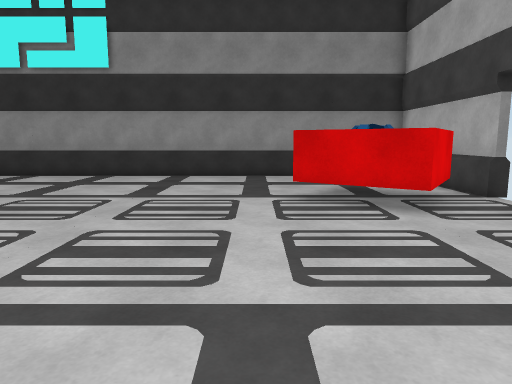
View 1 (above)

13 first-person views from a walk through a 3-D level made in the Unity game engine. The camera is 1.4 m above the floor, tilts 8° down and sees 70° across. The floor is counted in squares, 1 m on a side. Each view is taken from the middle of a square. On the plan, view 1 faces up. The plan holds only what a view shows up to about 16 squares ahead; the rest is blank. The place goes on beyond the plan. The player is left out.

View 2
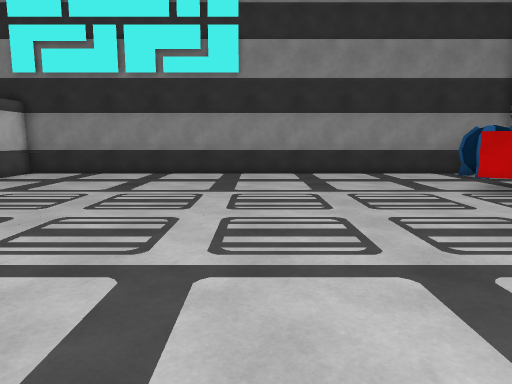

View 3
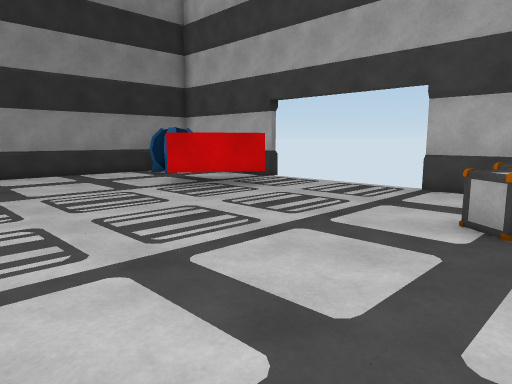

View 4
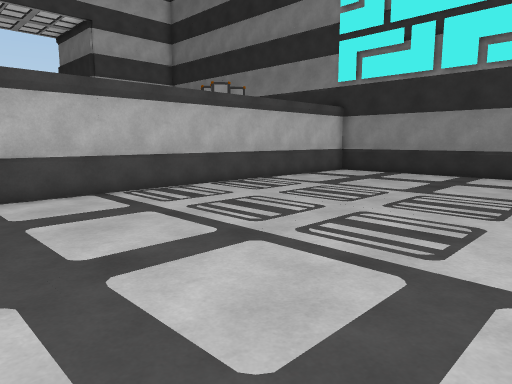

View 5
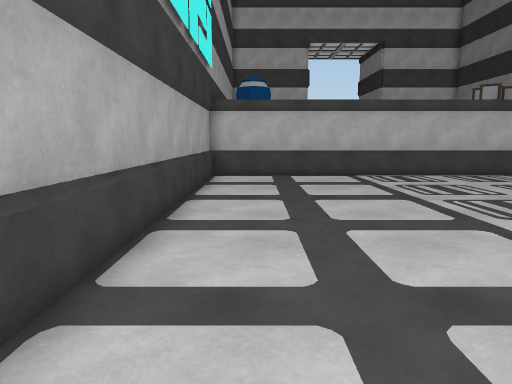

View 6
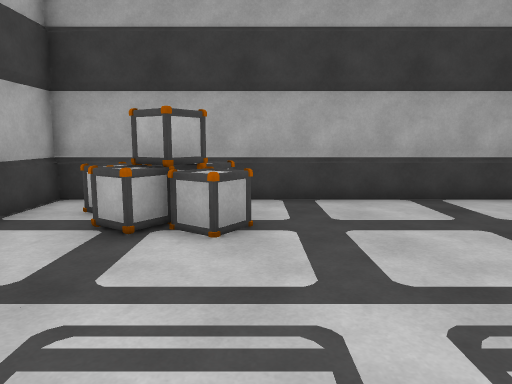

View 7
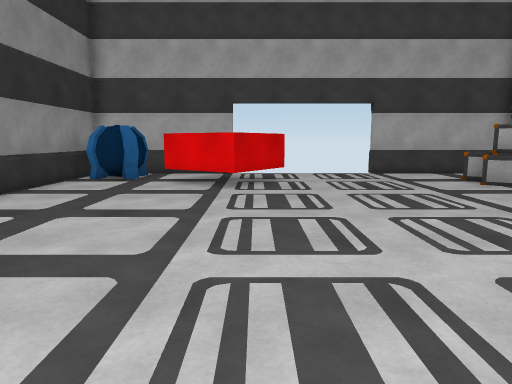

View 8
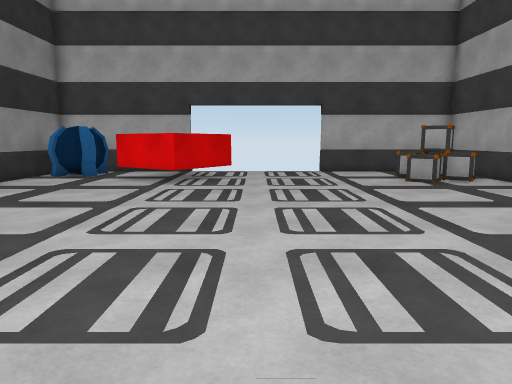

View 9
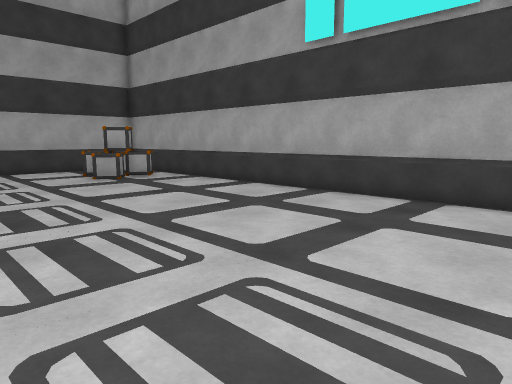

View 10
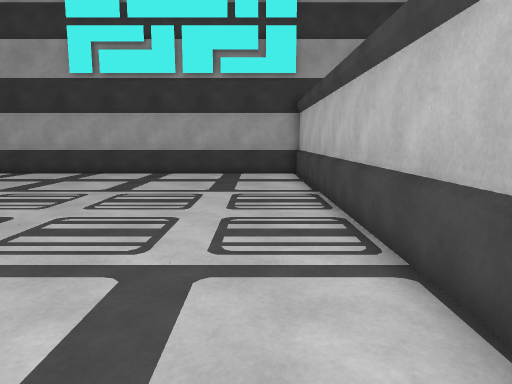

View 11
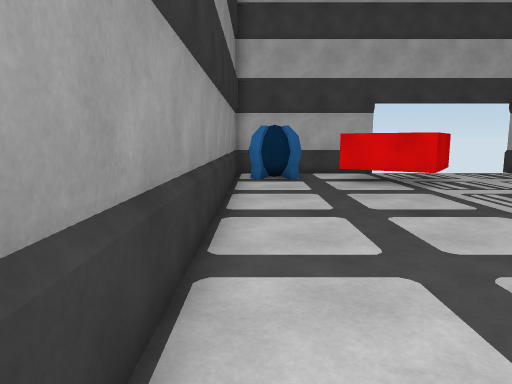

View 12
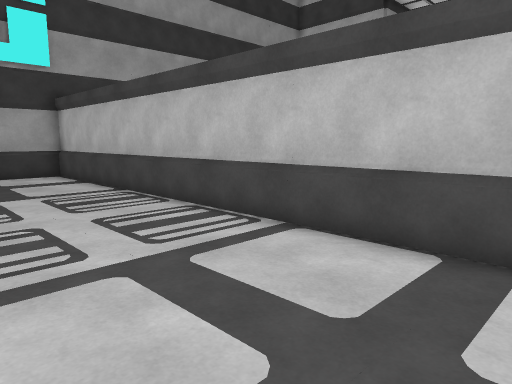

View 13
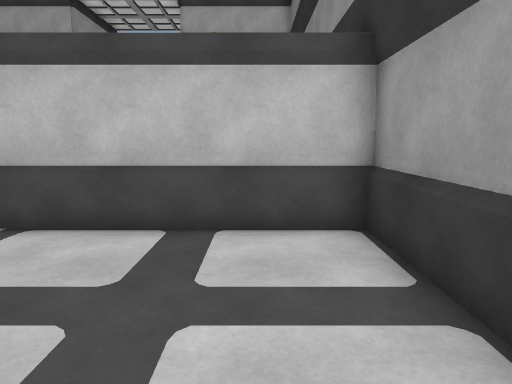

### Floor plan
Points are (right, up) in squares from view 1. A wall is a line through its corners. A room is listed if a view was taken in it or the views show most of it. See-through windows are left out.
Room 1 (views 1, 2, 3, 4, 5, 6, 7, 8, 9, 10, 11, 12, 13)
walls: (5.1, 9.5) (3.4, 7) (0.9, 8.6) (2.6, 11.1); (5.9, 9) (5.9, 12.9); (-14.9, 15) (-14.9, -2.9) (5.9, -2.9) (5.9, 3); (5.9, 14.1) (5.9, 14.7) (-14.9, 14.7)
ways out: gap at (6, 3)
objects: crate (1, 0) to (2, 1); crate (2, -2) to (2, -1); crate (3, -2) to (4, -1); crate (3, 0) to (4, 1); other object (3, 12) to (5, 14)

Where each view was taken, in squares from view 1:
view 1: 0 up, 0 right, facing up
view 2: 1 down, 5 left, facing up
view 3: 1 down, 5 left, facing up-right
view 4: 1 down, 5 left, facing up-left
view 5: 1 down, 0 right, facing left
view 6: 6 up, 1 right, facing down
view 7: 8 up, 10 left, facing right
view 8: 6 up, 11 left, facing right
view 9: 6 up, 12 left, facing down-right
view 10: 13 up, 13 left, facing down
view 11: 14 up, 10 left, facing right
view 12: 13 up, 10 left, facing down-left
view 13: 13 up, 9 left, facing left
